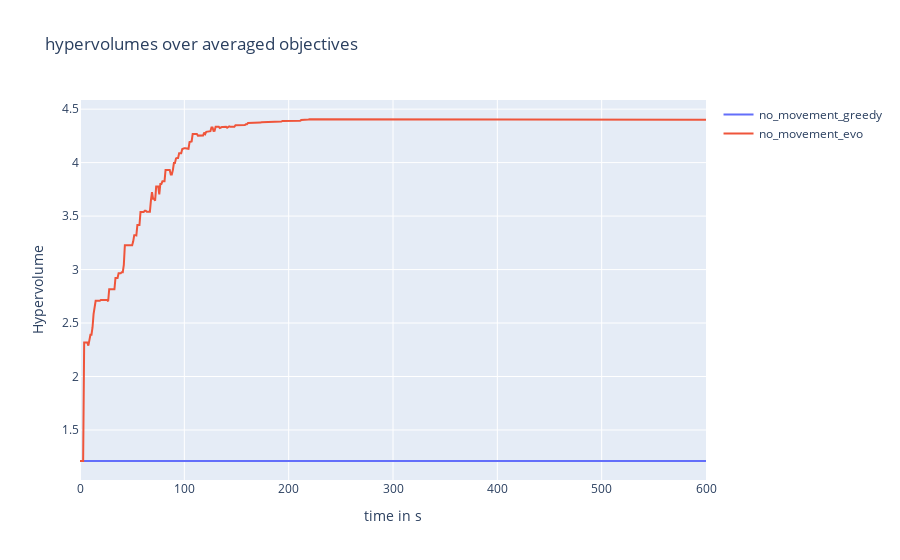
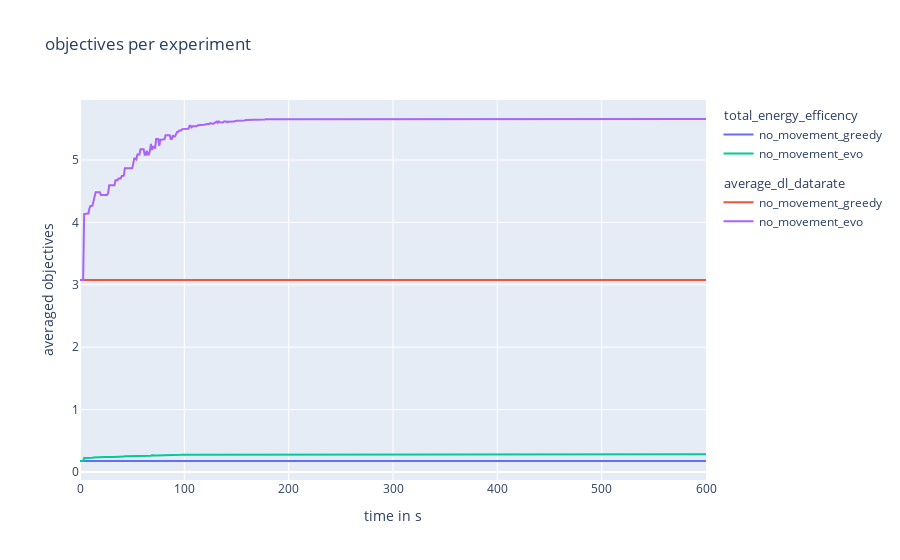
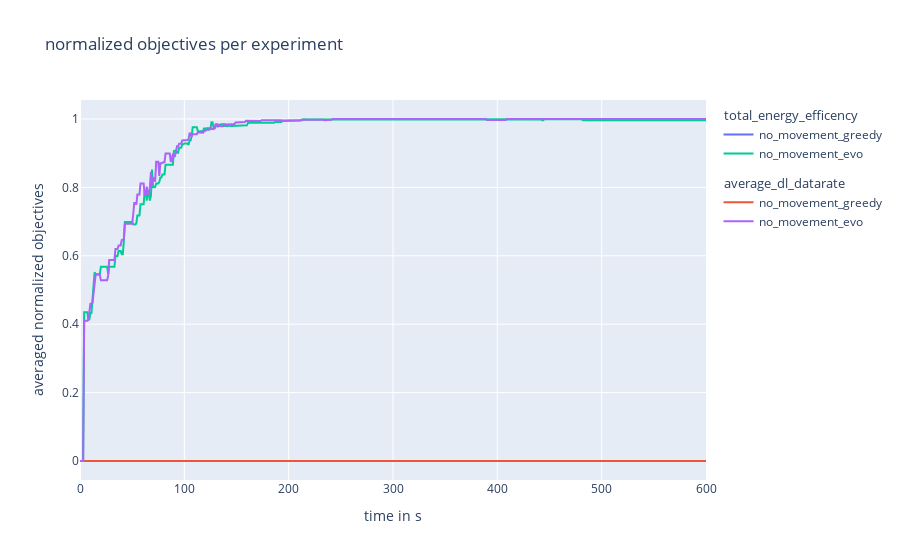

The code cell stored with these charts, in order, in its notebook:
### Code cell
##################
# plots for comparing experiments
##################

## hyper volume plot


fig1 = go.Figure()
fig1.update_layout(
    title="hypervolumes over averaged objectives",
    xaxis_title="time in s",
    yaxis_title="Hypervolume")


## add experiment hypervolumes 
for index, value in enumerate(hypervolume_list):
    fig1.add_trace(
        go.Scatter(
            x=time_and_frames_list[:, 1],
            y=value,
            mode='lines',
            name= f"{str(configuration_names[index])}",
        ))


## objective  plot
fig2 = go.Figure()

fig2.update_layout(
    title= "objectives per experiment",
    xaxis_title="time in s",
    yaxis_title="averaged objectives"
    )
for index, _ in enumerate(objective_1_list):
    fig2.add_trace(
        go.Scatter(
            x=time_and_frames_list[:, 1],
            y=objective_1_list[index],
            name=str(configuration_names[index]),
            mode='lines',
            legendgroup="total_energy_efficency",
            legendgrouptitle_text="total_energy_efficency"
        ))
    fig2.add_trace(
        go.Scatter(
            x=time_and_frames_list[:, 1],
            y=objective_2_list[index],
            name=str(configuration_names[index]),
            mode='lines',
            legendgroup="average_dl_datarate",
            legendgrouptitle_text="average_dl_datarate"
        ))


## normalized objective plot

fig3 = go.Figure()

fig3.update_layout(
    title= "normalized objectives per experiment",
    xaxis_title="time in s",
    yaxis_title="averaged normalized objectives"
    )

for index, _ in enumerate(objective_1_normalized_list):
    fig3.add_trace(
        go.Scatter(
            x=time_and_frames_list[:, 1],
            y=objective_1_normalized_list[index],
            name=str(configuration_names[index]),
            mode='lines',
            legendgroup="total_energy_efficency",
            legendgrouptitle_text="total_energy_efficency"
        ))
    fig3.add_trace(
        go.Scatter(
            x=time_and_frames_list[:, 1],
            y=objective_2_normalized_list[index],
            name=str(configuration_names[index]),
            mode='lines',
            legendgroup="average_dl_datarate",
            legendgrouptitle_text="average_dl_datarate"
        ))

fig1.show()
fig2.show()
fig3.show()

### Figure 1 — Plotly figure (JSON) as saved in the notebook; plotly's stock layout.template omitted (floating-point values rounded to 4 significant figures; data arrays with more than 128 entries replaced by an {"elided": "..."} marker saying what was removed)
{"data": [{"mode": "lines", "name": "no_movement_greedy", "type": "scatter", "x": {"elided": "601 int values"}, "y": {"elided": "601 float values"}}, {"mode": "lines", "name": "no_movement_evo", "type": "scatter", "x": {"elided": "601 int values"}, "y": {"elided": "601 float values"}}], "layout": {"title": {"text": "hypervolumes over averaged objectives"}, "xaxis": {"title": {"text": "time in s"}}, "yaxis": {"title": {"text": "Hypervolume"}}}}

### Figure 2 — Plotly figure (JSON) as saved in the notebook; plotly's stock layout.template omitted (floating-point values rounded to 4 significant figures; data arrays with more than 128 entries replaced by an {"elided": "..."} marker saying what was removed)
{"data": [{"legendgroup": "total_energy_efficency", "legendgrouptitle": {"text": "total_energy_efficency"}, "mode": "lines", "name": "no_movement_greedy", "type": "scatter", "x": {"elided": "601 int values"}, "y": {"elided": "601 float values"}}, {"legendgroup": "average_dl_datarate", "legendgrouptitle": {"text": "average_dl_datarate"}, "mode": "lines", "name": "no_movement_greedy", "type": "scatter", "x": {"elided": "601 int values"}, "y": {"elided": "601 float values"}}, {"legendgroup": "total_energy_efficency", "legendgrouptitle": {"text": "total_energy_efficency"}, "mode": "lines", "name": "no_movement_evo", "type": "scatter", "x": {"elided": "601 int values"}, "y": {"elided": "601 float values"}}, {"legendgroup": "average_dl_datarate", "legendgrouptitle": {"text": "average_dl_datarate"}, "mode": "lines", "name": "no_movement_evo", "type": "scatter", "x": {"elided": "601 int values"}, "y": {"elided": "601 float values"}}], "layout": {"title": {"text": "objectives per experiment"}, "xaxis": {"title": {"text": "time in s"}}, "yaxis": {"title": {"text": "averaged objectives"}}}}

### Figure 3 — Plotly figure (JSON) as saved in the notebook; plotly's stock layout.template omitted (floating-point values rounded to 4 significant figures; data arrays with more than 128 entries replaced by an {"elided": "..."} marker saying what was removed)
{"data": [{"legendgroup": "total_energy_efficency", "legendgrouptitle": {"text": "total_energy_efficency"}, "mode": "lines", "name": "no_movement_greedy", "type": "scatter", "x": {"elided": "601 int values"}, "y": {"elided": "601 int values"}}, {"legendgroup": "average_dl_datarate", "legendgrouptitle": {"text": "average_dl_datarate"}, "mode": "lines", "name": "no_movement_greedy", "type": "scatter", "x": {"elided": "601 int values"}, "y": {"elided": "601 int values"}}, {"legendgroup": "total_energy_efficency", "legendgrouptitle": {"text": "total_energy_efficency"}, "mode": "lines", "name": "no_movement_evo", "type": "scatter", "x": {"elided": "601 int values"}, "y": {"elided": "601 float values"}}, {"legendgroup": "average_dl_datarate", "legendgrouptitle": {"text": "average_dl_datarate"}, "mode": "lines", "name": "no_movement_evo", "type": "scatter", "x": {"elided": "601 int values"}, "y": {"elided": "601 float values"}}], "layout": {"title": {"text": "normalized objectives per experiment"}, "xaxis": {"title": {"text": "time in s"}}, "yaxis": {"title": {"text": "averaged normalized objectives"}}}}
